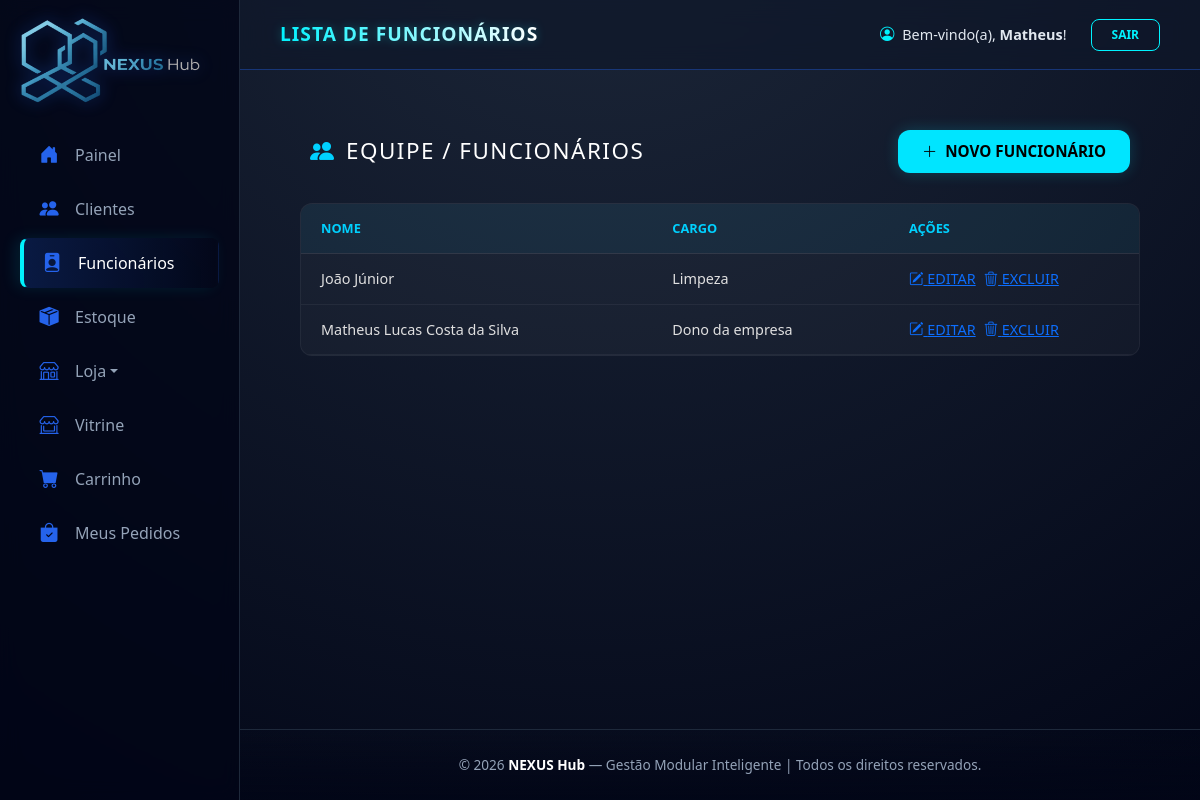
Screenshot of /nexushub/dashboard/funcionarios/ (signed in) with the database file from the repository.
### dashboard/models.py (models this page shows, shortened)
class Funcionario(models.Model):
    usuario_id = models.ForeignKey(User, on_delete=models.CASCADE, related_name='equipe')
    nome = models.CharField(max_length=150)
    cargo = models.CharField(max_length=100)
    telefone = models.CharField(max_length=20, blank=True, null=True)
    email = models.EmailField(unique=True)
    data_admissao = models.DateField(auto_now_add=True) # Adiciona a data de hoje automaticamente

### dashboard/decorators.py (the view, shortened to what this page needs)
    @login_required(login_url='login_view')
    def _wrapped_view(request, *args, **kwargs):
        if request.user.is_superuser:
            return view_func(request, *args, **kwargs)

### dashboard/views.py (called while the page is built)
@admin_only_required
def lista_funcionarios(request):
    if request.user.is_superuser:
        funcionarios = Funcionario.objects.all()
    else:
        funcionarios = Funcionario.objects.filter(usuario_id=request.user)
    return render(request, 'lista_funcionarios.html', {
        'funcionarios': funcionarios,
        'titulo_aba': 'Lista de Funcionários | NEXUS Hub',
    })

### dashboard/templates/lista_funcionarios.html (shortened to what this page needs)
{% extends 'base.html' %}
{% load static %}
{% block page_title %}LISTA DE FUNCIONÁRIOS{% endblock %}
{% block content %}
<div class="nexus-container">
    <header class="nexus-header">
        <div class="nexus-title-wrapper" style="display: flex; align-items: center; gap: 12px;">
            <i class="bi bi-people-fill" style="color: #00d1ff; font-size: 1.5rem;"></i>
            <h1 class="nexus-title">Equipe / Funcionários</h1>
        </div>
        <a href="{% url 'adicionar_funcionario' %}" class="btn-nexus-add">
            <i class="bi bi-plus-lg"></i> NOVO FUNCIONÁRIO
        </a>
    </header>
    <div class="nexus-table-wrapper">
        <table class="nexus-table">
            <thead>
                <tr>
                    <th>Nome</th>
                    <th>Cargo</th>
                    <th style="width: 250px;">Ações</th>
                </tr>
            </thead>
            <tbody>
                {% for f in funcionarios %}
                <tr>
                    <td>{{ f.nome }}</td>
                    <td>{{ f.cargo }}</td>
                    <td>
                        <div class="d-flex gap-2">
                            {% if f.id %}
                                <a href="{% url 'editar_funcionario' id=f.id %}" class="btn-action btn-edit">
                                    <i class="bi bi-pencil-square"></i> EDITAR
                                </a>
                                <a href="javascript:void(0)" onclick="abrirModalExclusao('{{ f.id }}', '{{ f.nome }}')" class="btn-action btn-delete">
                                    <i class="bi bi-trash3"></i> EXCLUIR
                                </a>
                            {% endif %}
                        </div>
                    </td>
                </tr>
                {% endfor %}
            </tbody>
        </table>
    </div>
</div>
{% endblock %}

### dashboard/templates/base.html (shortened to what this page needs)
{% load static %}
<!DOCTYPE html>
<html lang="pt-br">
<head>
    <link href="https://cdn.jsdelivr.net/npm/bootstrap@5.3.0/dist/css/bootstrap.min.css" rel="stylesheet">
    <link rel="stylesheet" href="https://cdn.jsdelivr.net/npm/bootstrap-icons@1.11.1/font/bootstrap-icons.css">
</head>
<body>
    <div class="app-wrapper">
        <nav class="sidebar">
            <div class="sidebar-brand">
                <a href="{% url 'home' %}">
                    <img src="{% static 'img/nexushub.png' %}" alt="NEXUS HUB" class="sidebar-logo">
                </a>
            </div>
            <ul>
                {% if is_admin %}
                <li class="{% if request.resolver_match.url_name == 'dashboard' %}active{% endif %}">
                    <a href="{% url 'dashboard' %}"><i class="bi bi-house-door-fill"></i> Painel</a>
                </li>
                <li class="{% if request.resolver_match.url_name == 'lista_clientes' %}active{% endif %}">
                    <a href="{% url 'lista_clientes' %}"><i class="bi bi-people-fill"></i> Clientes</a>
                </li>
                <li class="{% if request.resolver_match.url_name == 'lista_funcionarios' %}active{% endif %}">
                    <a href="{% url 'lista_funcionarios' %}"><i class="bi bi-person-badge-fill"></i> Funcionários</a>
                </li>
                {% endif %}
                {% if is_admin or is_vendedor %}
                {% if loja %}
                <li class="{% if request.resolver_match.url_name == 'lista_estoque' %}active{% endif %}">
                    <a href="{% url 'lista_estoque' %}"><i class="bi bi-box-seam-fill"></i> Estoque</a>
                </li>
                {% endif %}
                <li class="nav-item dropdown">
                    <a href="#" class="dropdown-toggle" data-bs-toggle="dropdown">
                        <i class="bi bi-shop"></i> Loja
                    </a>
                </li>
                {% endif %}
                {% if is_cliente and not is_vendedor or user.is_superuser %}
                <li class="{% if request.resolver_match.url_name == 'vitrine' %}active{% endif %}">
                    <a href="{% url 'vitrine' %}"><i class="bi bi-shop-window"></i> Vitrine</a>
                </li>
                <li class="{% if request.resolver_match.url_name == 'ver_carrinho' %}active{% endif %}">
                    <a href="{% url 'ver_carrinho' %}"><i class="bi bi-cart-fill"></i> Carrinho</a>
                </li>
                <li class="{% if request.resolver_match.url_name == 'loja_meus_pedidos' %}active{% endif %}">
                    <a href="{% url 'loja_meus_pedidos' %}"><i class="bi bi-bag-check-fill"></i> Meus Pedidos</a>
                </li>
                {% endif %}
            </ul>
        </nav>
        <main class="main-layout">
            <header class="header">
                <div class="page-title-glow">
                    {% block page_title %}Dashboard{% endblock %}
                </div>
                {% if user.is_authenticated %}
                <div class="user-info d-flex align-items-center gap-4">
                    <span style="color: #e2e8f0; font-size: 0.9rem;">
                        <i class="bi bi-person-circle me-1" style="color: var(--turquesa-brilhante);"></i>
                        Bem-vindo(a), <strong>{{ user.username }}</strong>!
                    </span>
                    <a href="{% url 'logout_view' %}" class="logout-btn">Sair</a>
                </div>
                {% endif %}
            </header>
            <main class="nexus-main-content" id="main-content">
                {% block content %}
                {% endblock %}
            </main>
            <footer class="rodape">
                <p style="color: var(--texto-muted); font-size: 0.85rem; margin: 0;">
                    &copy; {% now "Y" %} <strong style="color: #fff;">NEXUS Hub</strong> — Gestão Modular Inteligente |
                    Todos os direitos reservados.
                </p>
            </footer>
        </main>
    </div>
</body>
</html>

### dashboard/templates/base.html (style rules this page uses)
:root { --nexus-blue: #2563eb; --nexus-blue-glow: rgba(37, 99, 235, 0.4); --azul-profundo: #020617; --azul-card: #0f172a; --borda: #1e293b; --texto-muted: #94a3b8; --turquesa-brilhante: #00f2fe; --turquesa-glow: rgba(0, 242, 254, 0.3); }
.fade-in-content { animation: fadeInUp 0.5s ease-out forwards; }
* { margin: 0; padding: 0; box-sizing: border-box; font-family: 'Segoe UI', system-ui, sans-serif; }
html, body { height: 100%; background: radial-gradient(circle at 50% -20%, #1e293b 0%, #020617 100%); background-attachment: fixed; color: #f8fafc; overflow-x: hidden; }
.app-wrapper { display: flex; min-height: 100vh; width: 100%; }
.sidebar { width: 240px; flex-shrink: 0; background: rgba(2, 6, 23, 0.8); backdrop-filter: blur(10px); border-right: 1px solid var(--borda); display: flex; flex-direction: column; padding: 10px 20px; position: sticky; top: 0; height: 100vh; z-index: 1000; }
.sidebar-brand { height: 100px; display: flex; align-items: center; margin-bottom: 20px; }
.sidebar-logo { max-width: 180px; filter: drop-shadow(0 0 8px var(--nexus-blue-glow)); transition: all 0.3s ease; cursor: pointer; }
.sidebar ul { list-style: none; padding: 0; }
.sidebar li a, .sidebar .dropdown-toggle { color: var(--texto-muted); text-decoration: none; display: flex; align-items: center; padding: 12px 16px; border-radius: 8px; transition: 0.3s all; border: 1px solid transparent; margin-bottom: 4px; }
.sidebar li a i, .sidebar .dropdown-toggle i { width: 1.5rem; display: flex; justify-content: center; margin-right: 14px; font-size: 1.2rem; color: var(--nexus-blue); transition: 0.3s; }
.sidebar li.active a { background: linear-gradient(90deg, rgba(37, 99, 235, 0.2) 0%, transparent 100%); border-left: 4px solid var(--turquesa-brilhante); color: #fff; box-shadow: -5px 0 15px rgba(0, 242, 254, 0.1); }
.main-layout { flex-grow: 1; display: flex; flex-direction: column; min-width: 0; }
.header { height: 70px; background: rgba(15, 23, 42, 0.7); backdrop-filter: blur(12px); border-bottom: 1px solid var(--nexus-blue-glow); display: flex; align-items: center; justify-content: space-between; padding: 0 40px; }
.page-title-glow { font-size: 1.2rem; font-weight: 800; background: linear-gradient(90deg, var(--turquesa-brilhante), #fff); -webkit-background-clip: text; -webkit-text-fill-color: transparent; filter: drop-shadow(0 0 5px var(--turquesa-glow)); letter-spacing: 1px; text-transform: uppercase; }
.logout-btn { border: 1px solid var(--turquesa-brilhante); color: var(--turquesa-brilhante); padding: 6px 20px; border-radius: 8px; text-decoration: none; font-size: 0.75rem; font-weight: 700; text-transform: uppercase; transition: 0.3s; }
.nexus-main-content { flex: 1 0 auto; padding: 40px; opacity: 0; }
.rodape { padding: 25px; text-align: center; background: linear-gradient(0deg, rgba(2, 6, 23, 0.9) 0%, transparent 100%); border-top: 1px solid var(--borda); }

### dashboard/templates/lista_funcionarios.html (style rules this page uses)
.btn-nexus-add { background-color: #00e5ff !important; border: none !important; color: #000000 !important; padding: 10px 24px !important; border-radius: 12px !important; text-decoration: none !important; font-size: 0.95rem; font-weight: 800 !important; text-transform: uppercase; display: inline-flex; align-items: center; gap: 8px; transition: 0.3s ease-in-out; box-shadow: 0 0 15px rgba(0, 229, 255, 0.2); cursor: pointer; }
.nexus-container { padding: 20px; color: #ffffff; font-family: 'Segoe UI', Roboto, sans-serif; }
.nexus-header { display: flex; justify-content: space-between; align-items: center; margin-bottom: 30px; padding: 0 10px; }
.nexus-title { font-size: 1.4rem !important; font-weight: 400 !important; text-transform: uppercase !important; letter-spacing: 1.5px !important; margin: 0 !important; }
.nexus-table-wrapper { background: rgba(255, 255, 255, 0.03); border-radius: 12px; border: 1px solid rgba(255, 255, 255, 0.05); overflow: hidden; }
.nexus-table { width: 100%; border-collapse: collapse; }
.nexus-table th { padding: 15px 20px; color: #00d1ff; font-size: 0.8rem; text-transform: uppercase; background: rgba(0, 209, 255, 0.05); border-bottom: 1px solid rgba(255, 255, 255, 0.1); text-align: left; }
.nexus-table td { padding: 14px 20px; border-bottom: 1px solid rgba(255, 255, 255, 0.05); color: #e0e0e0; font-size: 0.9rem; }

### rows the page displays
Funcionario: nome "João Júnior", cargo "Limpeza"
Funcionario: nome "Matheus Lucas Costa da Silva", cargo "Dono da empresa"

### other values shown
{{ user.username }} "Matheus"
